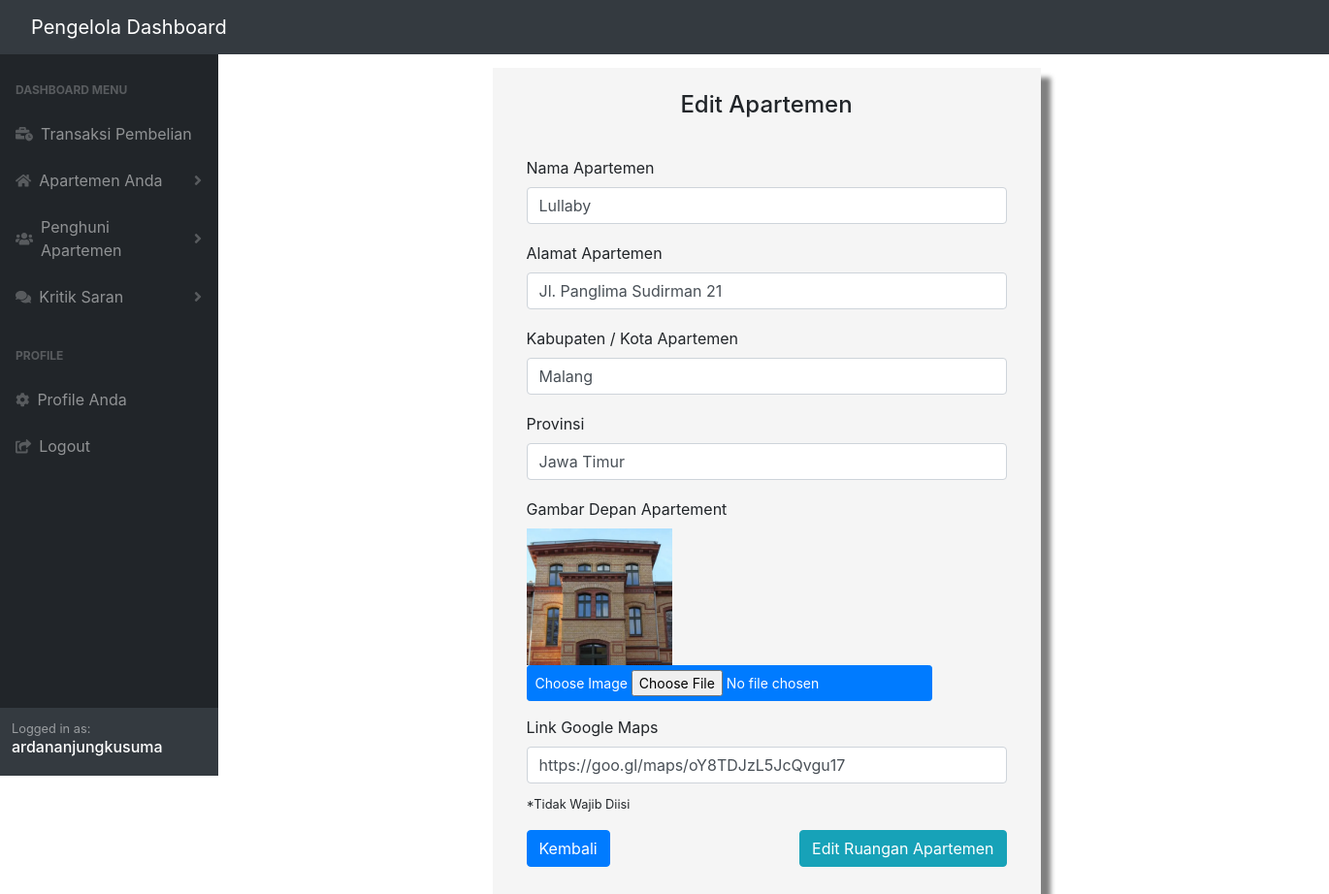
Screenshot of /edit-apartemen-anda.php?id_apartemen=1 (signed in) with the database file from the repository.
### tables this page shows
CREATE TABLE `apartemen` (
  `id_apartemen` int(11) NOT NULL,
  `id_pengelola` int(11) NOT NULL,
  `nama_apartemen` varchar(255) NOT NULL,
  `alamat_apartemen` varchar(255) NOT NULL,
  `kota_kabupaten` varchar(200) NOT NULL,
  `provinsi` varchar(200) NOT NULL,
  `gambar_apartemen` text NOT NULL,
  `maps_link` text NOT NULL DEFAULT '#'
);

### edit-apartemen-anda.php (the view, shortened to what this page needs)
<?php
include 'connection.php';
if ($_SESSION['status_login'] == 'pengelola_login') {
    include 'header-pengelola-dashboard.php';
?>
    <div class="container" style="padding: 20px; margin: 10 px auto; margin-left: 220px; margin-right: auto;margin-top:50px;">
        <div class="row">
            <div class="col-md-6" style="margin: 0 auto;background-color: whitesmoke;box-shadow: 10px 10px 5px grey;">
                <br>
                <p class="h4" style="text-align: center">Edit Apartemen</p>
                <div class="card-body">
                    <?php
                    $idApartemen = $_GET['id_apartemen'];
                    $getApartemen = "SELECT * FROM apartemen where id_apartemen = $idApartemen";
                    $executeGetApart = mysqli_query($connect, $getApartemen);
                    while ($row = mysqli_fetch_array($executeGetApart)) {
                    ?>
                        <form method="POST" enctype="multipart/form-data">
                            <div class="form-group">
                                <label>Nama Apartemen</label>
                                <input type="text" id="nama_apartemen" name="nama_apartemen" class="form-control mb-2" placeholder="Nama" value="<?= $row['nama_apartemen'] ?>" required>
                                <label>Alamat Apartemen</label>
                                <input type="text" id="alamat_apartemen" name="alamat_apartemen" class="form-control mb-2" placeholder="Alamat" value="<?= $row['alamat_apartemen'] ?>" required>
                                <label>Kabupaten / Kota Apartemen </label>
                                <input type=" text" id="kota" name="kota" class="form-control mb-2" placeholder="Kab/Kota" value="<?= $row['kota_kabupaten'] ?>" required>
                                <label>Provinsi</label>
                                <input type=" text" id="provinsi" name="provinsi" class="form-control mb-2" placeholder="Provinsi" value="<?= $row['provinsi'] ?>" required>
                                <label>Gambar Depan Apartement</label><br>
                                <img src="<?= $row['gambar_apartemen'] ?>" width="150px;">
                                <div class=" file-field">
                                    <div class="btn btn-primary btn-sm float-left">
                                        <span>Choose Image</span>
                                        <input type="file" name="gambar" id="gambar">
                                    </div>
                                </div>
                                <label style="margin-top: 15px">Link Google Maps</label><br>
                                <input type="text" id="maps_link" value="<?= $row['maps_link'] ?>" name="maps_link" class="form-control mb-2" placeholder="https://goo.gl/maps/oY8TDJzL5JcQvgu17">
                                <small>*Tidak Wajib Diisi</small>
                            </div>
                        <?php
                    }
                        ?>
                        <a href="apartemen-anda.php" class="btn btn-primary float-left">Kembali</a>
                        <button type="submit" name="submit" class="btn btn-info float-right">Edit Ruangan Apartemen</button><br><br>
                        </form>
                </div>
            </div>
        </div>
        </body>
        <?php
    } else { ?>
        <script>
            window.location = 'login-pengelola.php';
        </script>
    <?php
    }
    ?>
    </html>

### edit-apartemen-anda.php (style rules this page uses)
label { margin-top: 10px; }

### rows the page displays
apartemen: nama_apartemen "Lullaby", alamat_apartemen "Jl. Panglima Sudirman 21", kota "Malang", provinsi "Jawa Timur", gambar_apartemen (picture), maps_link "https://goo.gl/maps/oY8TDJzL5JcQvgu17"

### other values shown
$_SESSION['usernameOrEmail'] "ardananjungkusuma"
